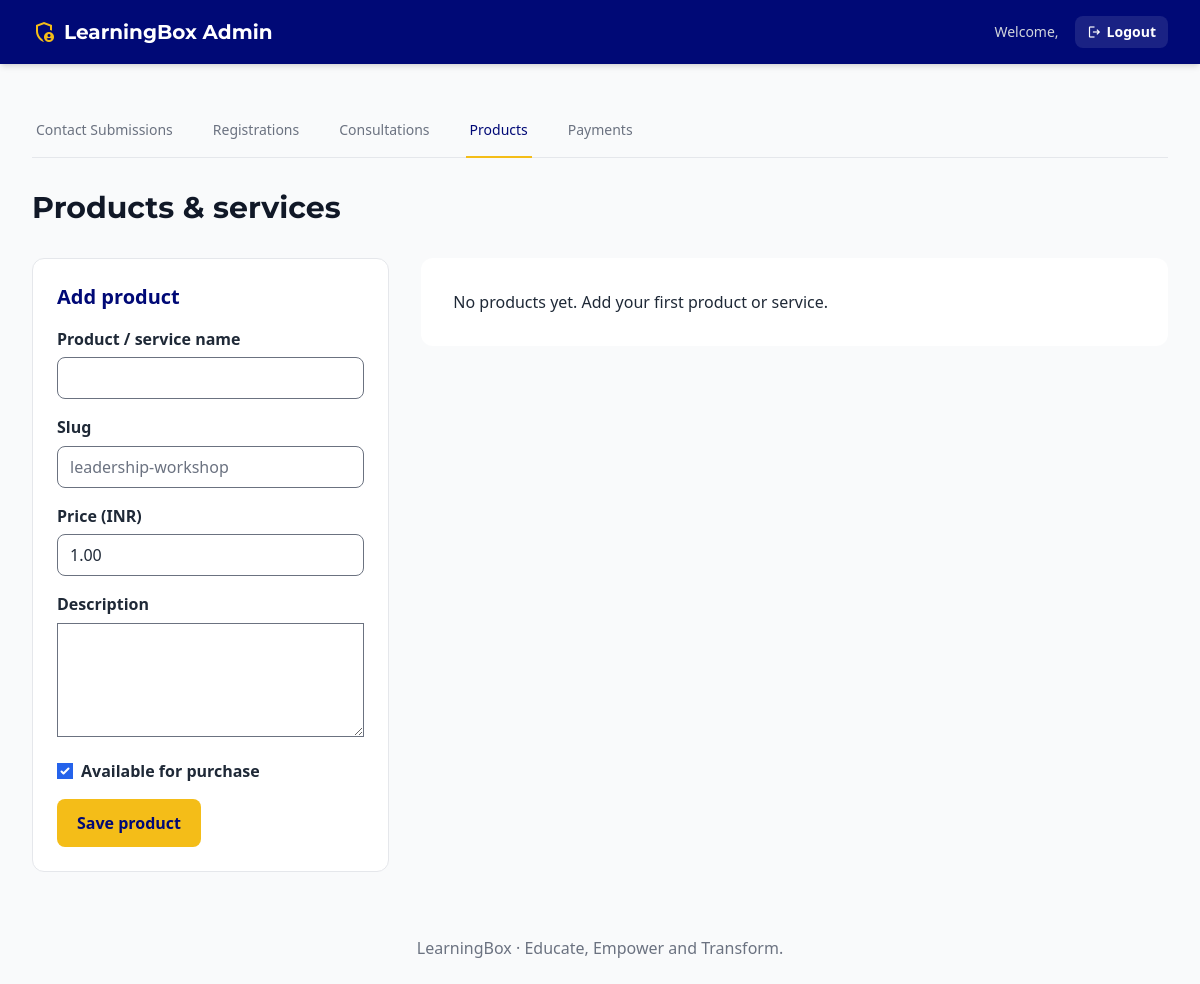
/admin/products.php (signed in), run on an earlier commit of the app's database.
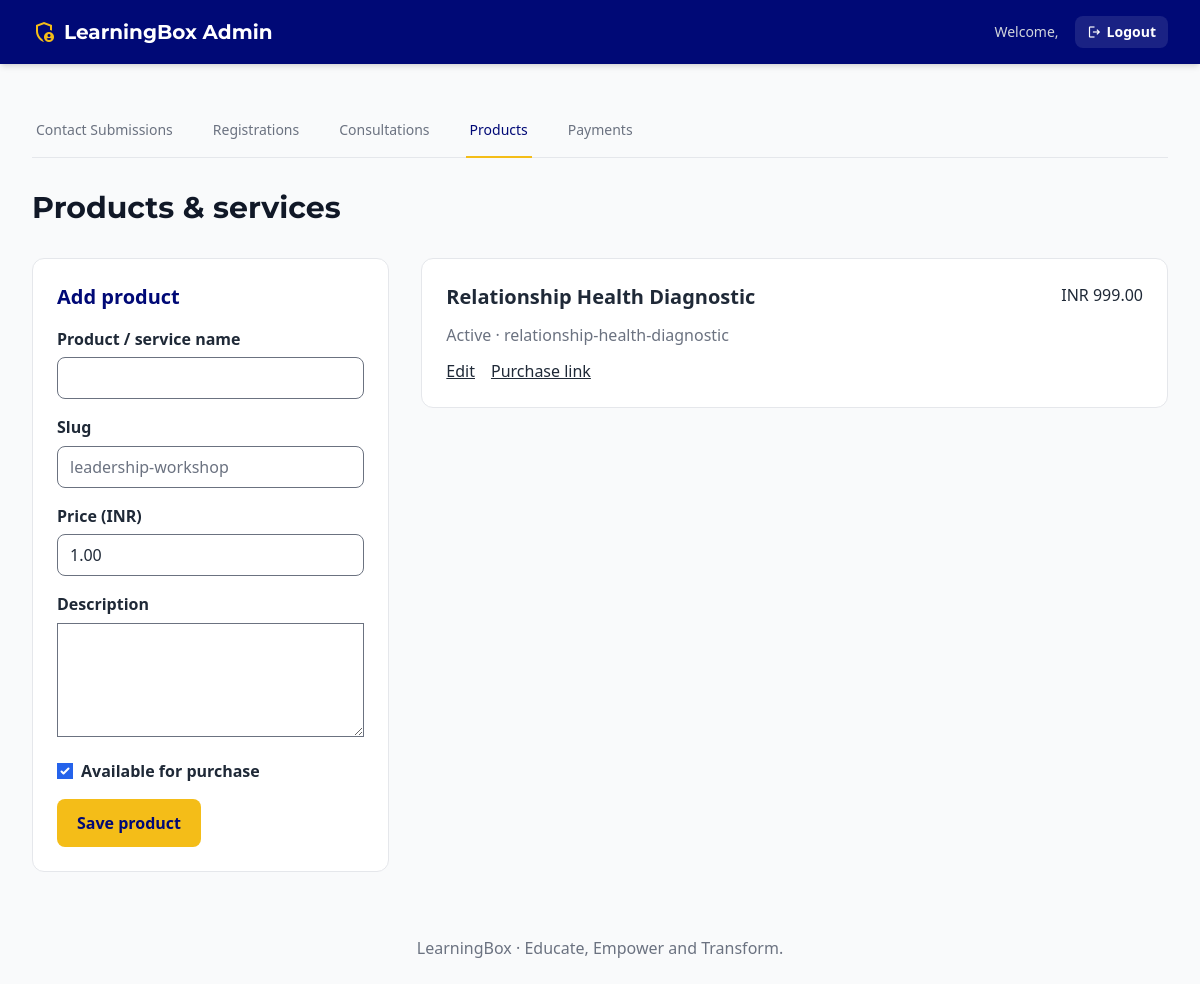
And on a later commit of the database.
### tables this page shows
CREATE TABLE IF NOT EXISTS products (
 id BIGINT UNSIGNED AUTO_INCREMENT PRIMARY KEY,
 name VARCHAR(180) NOT NULL,
 slug VARCHAR(180) NOT NULL UNIQUE,
 description TEXT NOT NULL,
 amount INT UNSIGNED NOT NULL,
 active TINYINT(1) NOT NULL DEFAULT 1,
 created_at TIMESTAMP NOT NULL DEFAULT CURRENT_TIMESTAMP,
 updated_at TIMESTAMP NOT NULL DEFAULT CURRENT_TIMESTAMP ON UPDATE CURRENT_TIMESTAMP
);

### includes/commerce.php (called while the page is built, shortened)
<?php
function esc($value): string { return htmlspecialchars((string)$value, ENT_QUOTES, 'UTF-8'); }
function money($amount): string { return 'INR ' . number_format($amount / 100, 2); }

### admin/products.php (the view, shortened to what this page needs)
<?php
require dirname(__DIR__) . '/includes/commerce-layout.php';
require dirname(__DIR__) . '/config/db.php';
$editing = ['id'=>'','name'=>'','slug'=>'','description'=>'','amount'=>100,'active'=>1];
$products = $pdo->query('SELECT * FROM products ORDER BY created_at DESC')->fetchAll();
page_start('Products & services', true); ?>
<div class="grid lg:grid-cols-3 gap-8"><form method="post" class="bg-white p-6 rounded-xl border border-gray-200 space-y-4 h-fit">
<h2 class="text-xl font-bold text-brand-navy"><?= $editing['id'] ? 'Edit product' : 'Add product' ?></h2>
<div><label for="name">Product / service name</label><input id="name" name="name" maxlength="180" required value="<?= esc($editing['name']) ?>"></div>
<div><label for="slug">Slug</label><input id="slug" name="slug" maxlength="180" pattern="[a-z0-9]+(-[a-z0-9]+)*" placeholder="leadership-workshop" required value="<?= esc($editing['slug']) ?>"></div>
<div><label for="price">Price (INR)</label><input id="price" name="price" type="number" min="1" max="1000000" step="0.01" required value="<?= esc($_POST['price'] ?? number_format($editing['amount']/100,2,'.','')) ?>"></div>
<div><label for="description">Description</label><textarea id="description" name="description" rows="4" maxlength="10000"><?= esc($editing['description']) ?></textarea></div>
<label class="flex gap-2 items-center"><input type="checkbox" name="active" <?= $editing['active'] ? 'checked' : '' ?>> Available for purchase</label>
<button class="bg-primary text-brand-navy font-bold px-5 py-3 rounded-lg">Save product</button><?php if ($editing['id']): ?> <a class="underline" href="products.php">Cancel</a><?php endif; ?>
</form><section class="lg:col-span-2 space-y-4">
<?php foreach ($products as $product): ?><article class="bg-white border border-gray-200 p-6 rounded-xl"><div class="flex flex-wrap justify-between gap-4"><h2 class="font-bold text-xl"><?= esc($product['name']) ?></h2><span><?= money($product['amount']) ?></span></div><p class="text-gray-500 my-3"><?= $product['active'] ? 'Active' : 'Inactive' ?> · <?= esc($product['slug']) ?></p><a class="underline mr-4" href="?edit=<?= (int)$product['id'] ?>">Edit</a><a class="underline" href="../checkout.php?slug=<?= esc(rawurlencode($product['slug'])) ?>">Purchase link</a></article><?php endforeach; ?>
<?php if (!$products): ?><p class="p-8 bg-white rounded-xl">No products yet. Add your first product or service.</p><?php endif; ?></section></div><?php page_end(); ?>

### includes/admin-tabs.php
<?php
$adminPage = basename($_SERVER['SCRIPT_NAME']);
$adminTabs = ['dashboard.php' => 'Contact Submissions', 'registrations.php' => 'Registrations', 'consultations.php' => 'Consultations', 'products.php' => 'Products', 'payments.php' => 'Payments'];
?>
<div class="mb-8 border-b border-gray-200">
    <nav class="-mb-px flex space-x-8 overflow-x-auto" aria-label="Tabs">
        <?php foreach ($adminTabs as $href => $label): ?>
        <a href="<?= $href ?>" <?= $adminPage === $href ? 'aria-current="page"' : '' ?> class="<?= $adminPage === $href ? 'border-primary text-brand-navy' : 'border-transparent text-gray-500 hover:text-gray-700 hover:border-gray-300' ?> whitespace-nowrap py-4 px-1 border-b-2 font-medium text-sm"><?= $label ?></a>
        <?php endforeach; ?>
    </nav>
</div>

What changed in the data, as far as the page shows it:
added products: name "Relationship Health Diagnostic", amount "INR 999.00", active "Active", slug "relationship-health-diagnostic"
Also different on the page:
text no longer shown: "No products yet. Add your first product or service."
